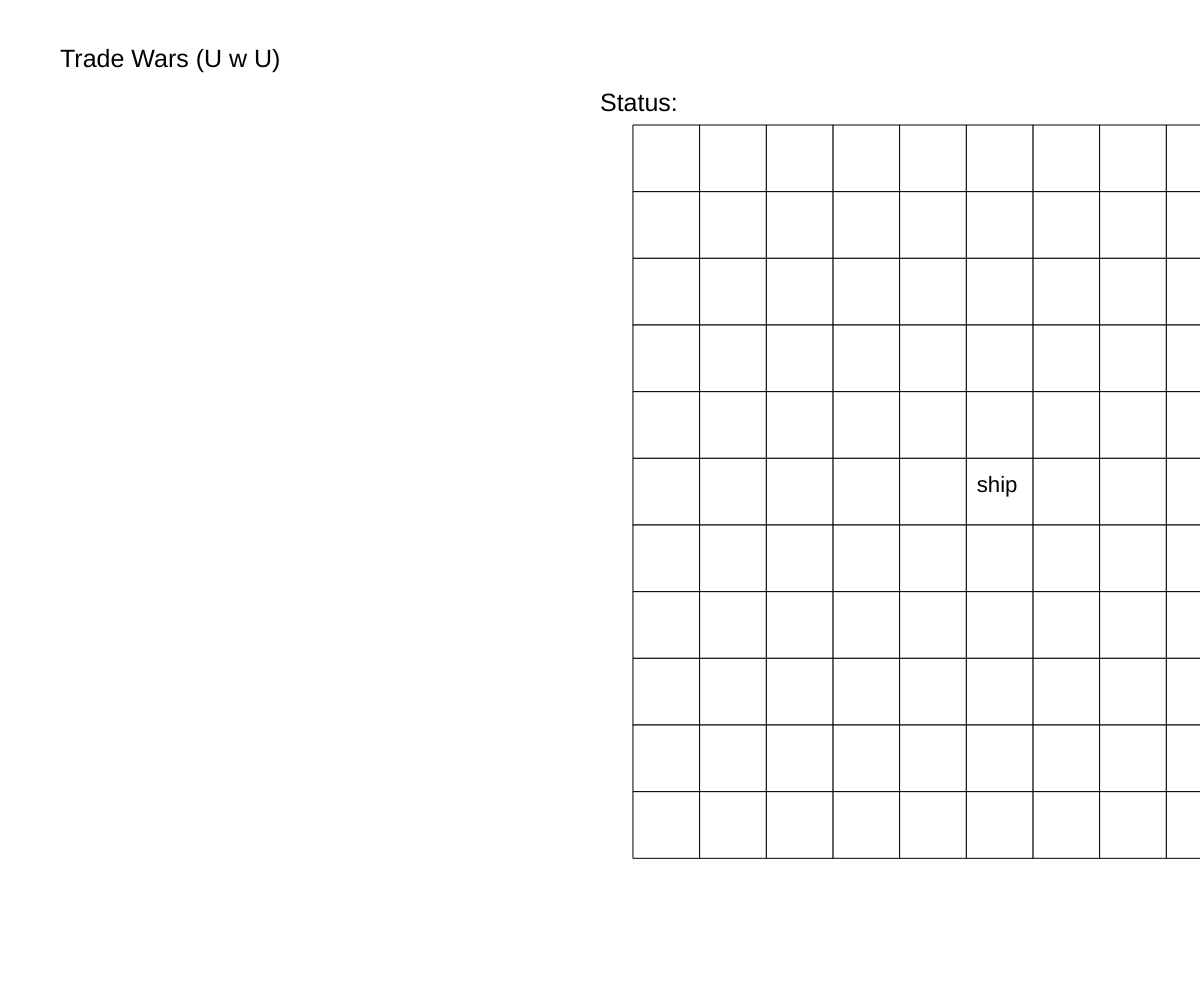
Frame 1 (no input)
Frame 60 (no input): identical to frame 1, image omitted
Frame 120 (the mouse pressed at the canvas centre since frame 60): identical to frame 1, image omitted

The p5.js sketch that drew this single still picture (run headless with seeded random() and noise() and a simulated clock; from frame 60 on, the mouse is pressed at the canvas centre):

// p5.js sketch
// ── sketch.js
var tiles = []
var shipcoords = [0, 0]

function setup() {
  createCanvas(windowWidth, windowHeight);
  initializeGrid();
}

function draw() {
  background(255)
  //line(windowWidth / 2, 0, windowWidth / 2, windowHeight)
  fill(0)
  textSize(25)
  text("Trade Wars (U w U)", windowWidth / 20, windowHeight / 15);
  text("Status: ", windowWidth / 2, windowHeight / 9)
  text("Credits: 6", 3 * (windowWidth / 4), windowHeight / 4);
  text("Cargo:", 3 * (windowWidth / 4), windowHeight / 2);
  fill(255)
  drawGrid();
}

function initializeGrid() {
  var y = windowHeight / 8;
  squareSize = windowHeight / 15;

  for (var i = 0; i < 11; ++i) {
    tiles[i] = []
    var x = (windowHeight / 15) * 10 - squareSize / 2;
    for (var j = 0; j < 11; ++j) {
      if (i == 5 && j == 5) {
        shipcoords = [i, j]
        tiles[i][j] = initializeTile(x, y, squareSize, true)
      } else {
        tiles[i][j] = initializeTile(x, y, squareSize, false)
      }
      x += squareSize
    }
    y += squareSize;
  }
}

function initializeTile(x, y, size, ship) {
  return {
    x: x,
    y: y,
    size: size,
    ship: ship,

    draw: function() {
      fill(255)
      square(this.x, this.y, this.size)
      if (this.ship) {
        fill(0)
        textSize(this.size / 3)
        text("ship", this.x + 10, this.y + this.size / 2);
      }
    }
  }
}

function updateTile(tile, ship) {
    tile.ship = ship
}

function drawGrid() {
  for (var i = 0; i < 11; ++i) {
    for (var j = 0; j < 11; ++j) {
      tiles[i][j].draw();
    }
  }
}

function moveShip(direction) {
    shiptile = tiles[shipcoords[0]][shipcoords[1]]
    var i = shipcoords[0]
    var j = shipcoords[1]

    if (direction == 'west') {
        updateTile(tiles[i][j], false)
        updateTile(tiles[i][j - 1], true)
        shipcoords = [i, j - 1]
    } else if (direction == 'east') {
        updateTile(tiles[i][j], false)
        updateTile(tiles[i][j + 1], true)
        shipcoords = [i, j + 1]
    } else if (direction == 'north') {
        updateTile(tiles[i][j], false)
        updateTile(tiles[i - 1][j], true)
        shipcoords = [i - 1, j]
    } else if (direction == 'south') {
        updateTile(tiles[i][j], false)
        updateTile(tiles[i + 1][j], true)
        shipcoords = [i + 1, j]
    }
}

function keyTyped() {
    if (key == 'a') {
        moveShip('west')
    } else if (key == 'd') {
        moveShip('east')
    } else if (key == 'w') {
        moveShip('north')
    } else if (key == 's') {
        moveShip('south')
    }
}

// ── game.html
<html>
<head>
  <title>Molly Rankin's Trade Wars</title>
  <script src="https://cdnjs.cloudflare.com/ajax/libs/p5.js/0.8.0/p5.js"></script>
  <script src="sketch.js"></script>
</head>
<body>
  <style> body{padding:0; margin:0;} </style>
</body>
</html>
